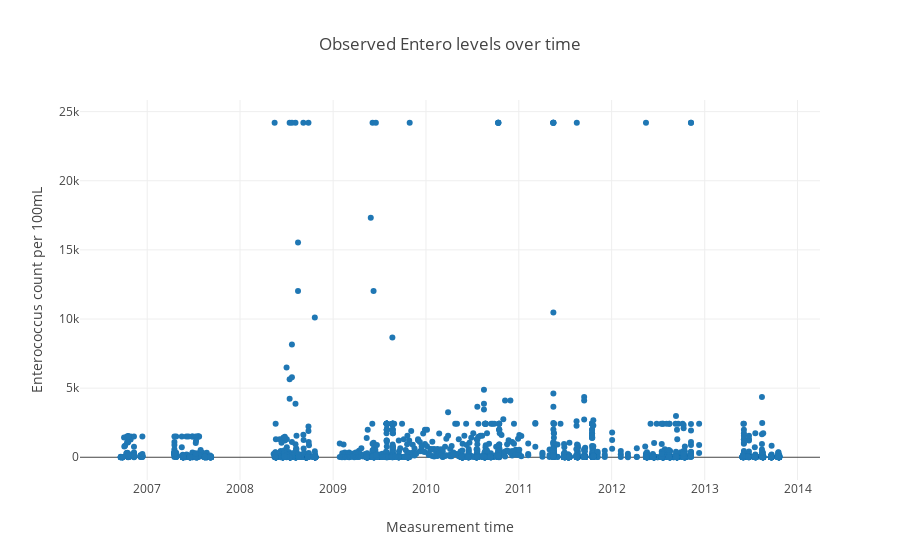

Notebook source saved alongside this figure:
### Markdown cell above
Overall, there are 75 unique measurement sites.  
First, inspect how the EnteroCount values are distributed over time and per site

### Code cell
plotly_data = [
    Scatter(
        x = dat['Date'],
        y = dat['EnteroCount'],
        mode = 'markers'
    )
]

layout = Layout(title="Observed Entero levels over time",
                xaxis=dict(title='Measurement time'),
                yaxis=dict(title='Enterococcus count per 100mL'))

fig = Figure(data=plotly_data, layout=layout)
py.iplot(fig)

### Figure 1 — Plotly figure (JSON) as saved in the notebook; plotly's stock layout.template omitted (floating-point values rounded to 4 significant figures; data arrays with more than 128 entries replaced by an {"elided": "..."} marker saying what was removed)
{"data": [{"mode": "markers", "type": "scatter", "x": {"elided": "3397 str values"}, "y": {"elided": "3397 int values"}}], "layout": {"title": "Observed Entero levels over time", "xaxis": {"title": "Measurement time"}, "yaxis": {"title": "Enterococcus count per 100mL"}}}
